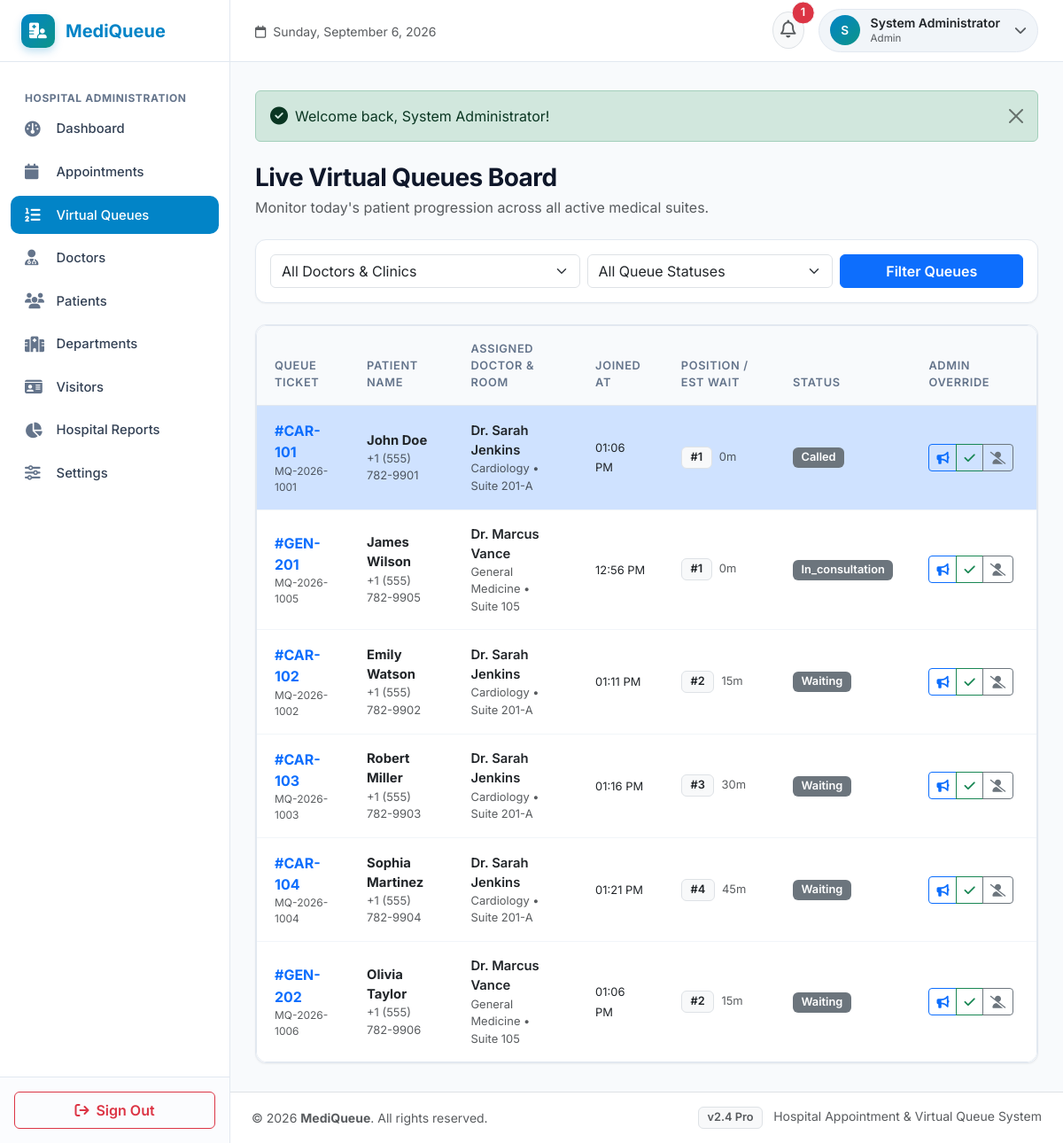
The app's page /admin/queues.php (signed in) with its own data.
### tables this page shows
CREATE TABLE `queues` (
  `id` INT AUTO_INCREMENT PRIMARY KEY,
  `appointment_id` INT NOT NULL,
  `patient_id` INT NOT NULL,
  `doctor_id` INT NOT NULL,
  `queue_number` VARCHAR(50) NOT NULL,
  `queue_position` INT NOT NULL DEFAULT 1,
  `estimated_waiting_time` INT NOT NULL DEFAULT 15,
  `status` ENUM('waiting', 'called', 'in_consultation', 'completed', 'cancelled', 'no_show') DEFAULT 'waiting',
  `joined_at` TIMESTAMP DEFAULT CURRENT_TIMESTAMP,
  `called_at` TIMESTAMP NULL DEFAULT NULL,
  `completed_at` TIMESTAMP NULL DEFAULT NULL,
  CONSTRAINT `fk_queue_appointment` FOREIGN KEY (`appointment_id`) REFERENCES `appointments` (`id`) ON DELETE CASCADE,
  CONSTRAINT `fk_queue_patient` FOREIGN KEY (`patient_id`) REFERENCES `patients` (`id`) ON DELETE CASCADE,
  CONSTRAINT `fk_queue_doctor` FOREIGN KEY (`doctor_id`) REFERENCES `doctors` (`id`) ON DELETE CASCADE,
  INDEX `idx_queue_doc_status` (`doctor_id`, `status`)
);

CREATE TABLE `appointments` (
  `id` INT AUTO_INCREMENT PRIMARY KEY,
  `patient_id` INT NOT NULL,
  `doctor_id` INT NOT NULL,
  `appointment_date` DATE NOT NULL,
  `appointment_time` TIME NOT NULL,
  `appointment_number` VARCHAR(50) NOT NULL UNIQUE,
  `status` ENUM('pending', 'confirmed', 'in_queue', 'completed', 'cancelled', 'no_show') DEFAULT 'confirmed',
  `reason` TEXT NULL,
  `created_at` TIMESTAMP DEFAULT CURRENT_TIMESTAMP,
  CONSTRAINT `fk_appoint_patient` FOREIGN KEY (`patient_id`) REFERENCES `patients` (`id`) ON DELETE CASCADE,
  CONSTRAINT `fk_appoint_doctor` FOREIGN KEY (`doctor_id`) REFERENCES `doctors` (`id`) ON DELETE CASCADE,
  INDEX `idx_doc_date_time` (`doctor_id`, `appointment_date`, `appointment_time`)
);

CREATE TABLE `users` (
  `id` INT AUTO_INCREMENT PRIMARY KEY,
  `name` VARCHAR(150) NOT NULL,
  `email` VARCHAR(150) NOT NULL UNIQUE,
  `password` VARCHAR(255) NOT NULL,
  `role` ENUM('patient', 'doctor', 'admin') NOT NULL DEFAULT 'patient',
  `phone` VARCHAR(30) NULL,
  `status` ENUM('active', 'inactive') NOT NULL DEFAULT 'active',
  `avatar` VARCHAR(255) NULL,
  `created_at` TIMESTAMP DEFAULT CURRENT_TIMESTAMP
);

CREATE TABLE `departments` (
  `id` INT AUTO_INCREMENT PRIMARY KEY,
  `department_name` VARCHAR(100) NOT NULL,
  `description` TEXT NULL,
  `icon` VARCHAR(50) DEFAULT 'fa-stethoscope',
  `created_at` TIMESTAMP DEFAULT CURRENT_TIMESTAMP
);

CREATE TABLE `doctors` (
  `id` INT AUTO_INCREMENT PRIMARY KEY,
  `user_id` INT NOT NULL,
  `department_id` INT NOT NULL,
  `specialization` VARCHAR(150) NOT NULL,
  `qualification` VARCHAR(150) NOT NULL,
  `experience_years` INT DEFAULT 5,
  `room_number` VARCHAR(50) DEFAULT 'Room 101',
  `consultation_fee` DECIMAL(10,2) DEFAULT 50.00,
  `status` ENUM('active', 'inactive') DEFAULT 'active',
  `created_at` TIMESTAMP DEFAULT CURRENT_TIMESTAMP,
  CONSTRAINT `fk_doctors_user` FOREIGN KEY (`user_id`) REFERENCES `users` (`id`) ON DELETE CASCADE,
  CONSTRAINT `fk_doctors_dept` FOREIGN KEY (`department_id`) REFERENCES `departments` (`id`) ON DELETE RESTRICT
);

### admin/queues.php (the view, shortened to what this page needs)
<?php
require_once __DIR__ . '/../includes/functions.php';
$conn = get_db_connection();
$query = "
    SELECT q.*, u.name as patient_name, u.phone as patient_phone,
           doc_u.name as doctor_name, dept.department_name, d.room_number,
           a.appointment_number, a.appointment_time
    FROM queues q
    JOIN patients p ON q.patient_id = p.id
    JOIN users u ON p.user_id = u.id
    JOIN doctors d ON q.doctor_id = d.id
    JOIN users doc_u ON d.user_id = doc_u.id
    JOIN departments dept ON d.department_id = dept.id
    JOIN appointments a ON q.appointment_id = a.id
    WHERE DATE(q.joined_at) = CURDATE()
";
$params = [];
$query .= " ORDER BY
    CASE
        WHEN q.status = 'called' THEN 1
        WHEN q.status = 'in_consultation' THEN 2
        WHEN q.status = 'waiting' THEN 3
        ELSE 4
    END,
    q.id ASC";
$stmt = $conn->prepare($query);
$stmt->execute($params);
$queues = $stmt->fetchAll();
include __DIR__ . '/../includes/header.php';
?>
<div class="d-flex flex-column flex-md-row justify-content-between align-items-md-center mb-4 gap-3">
    <div>
        <h3 class="fw-bold mb-1">Live Virtual Queues Board</h3>
        <p class="text-muted mb-0">Monitor today's patient progression across all active medical suites.</p>
    </div>
</div>
<div class="mq-card p-3 mb-4 bg-white">
    <form action="<?= BASE_URL ?>/admin/queues.php" method="GET" class="row g-2 align-items-center">
        <div class="col-md-5">
            <select name="doctor_id" class="form-select">
                <option value="0">All Doctors & Clinics</option>
            </select>
        </div>
        <div class="col-md-4">
            <select name="status" class="form-select">
                <option value="">All Queue Statuses</option>
            </select>
        </div>
        <div class="col-md-3 d-flex gap-2">
            <button type="submit" class="btn btn-primary w-100 fw-semibold">Filter Queues</button>
        </div>
    </form>
</div>
<div class="mq-card p-0 bg-white">
    <div class="mq-table-responsive">
        <table class="table mq-table align-middle">
            <thead>
                <tr>
                    <th>Queue Ticket</th>
                    <th>Patient Name</th>
                    <th>Assigned Doctor & Room</th>
                    <th>Joined At</th>
                    <th>Position / Est Wait</th>
                    <th>Status</th>
                    <th>Admin Override</th>
                </tr>
            </thead>
            <tbody>
                <?php if (empty($queues)): ?>
                    <tr>
                        <td colspan="7" class="text-center py-5 text-muted small">No active queue entries found for today.</td>
                    </tr>
                <?php else: ?>
                    <?php foreach ($queues as $q): ?>
                        <tr class="<?= $q['status'] === 'called' ? 'table-primary bg-opacity-10' : '' ?>">
                            <td>
                                <strong class="fs-6 text-primary">#<?= htmlspecialchars($q['queue_number']) ?></strong>
                                <span class="d-block text-muted" style="font-size: 0.75rem;"><?= htmlspecialchars($q['appointment_number']) ?></span>
                            </td>
                            <td>
                                <div class="fw-bold text-dark"><?= htmlspecialchars($q['patient_name']) ?></div>
                                <div class="text-muted small"><?= htmlspecialchars($q['patient_phone'] ?: 'N/A') ?></div>
                            </td>
                            <td>
                                <div class="fw-semibold text-dark"><?= htmlspecialchars($q['doctor_name']) ?></div>
                                <div class="text-muted small"><?= htmlspecialchars($q['department_name']) ?> &bull; <?= htmlspecialchars($q['room_number'] ?: 'Suite 101') ?></div>
                            </td>
                            <td>
                                <span class="small text-dark"><?= date('h:i A', strtotime($q['joined_at'])) ?></span>
                            </td>
                            <td>
                                <span class="badge bg-light text-dark border">#<?= $q['queue_position'] ?></span>
                                <span class="text-muted small ms-1"><?= $q['estimated_waiting_time'] ?>m</span>
                            </td>
                            <td>
                                <?= get_status_badge($q['status']) ?>
                            </td>
                            <td>
                                <div class="btn-group">
                                    <button type="button" class="btn btn-sm btn-outline-primary btn-admin-q" data-queue-id="<?= $q['id'] ?>" data-status="called" title="Call Now">
                                        <i class="fa-solid fa-bullhorn"></i>
                                    </button>
                                    <button type="button" class="btn btn-sm btn-outline-success btn-admin-q" data-queue-id="<?= $q['id'] ?>" data-status="completed" title="Mark Completed">
                                        <i class="fa-solid fa-check"></i>
                                    </button>
                                    <button type="button" class="btn btn-sm btn-outline-secondary btn-admin-q" data-queue-id="<?= $q['id'] ?>" data-status="no_show" title="Mark No Show">
                                        <i class="fa-solid fa-user-slash"></i>
                                    </button>
                                </div>
                            </td>
                        </tr>
                    <?php endforeach; ?>
                <?php endif; ?>
            </tbody>
        </table>
    </div>
</div>
<?php include __DIR__ . '/../includes/footer.php'; ?>

### includes/functions.php (shortened to what this page needs)
<?php
function get_status_badge($status) {
    $status = strtolower(trim((string)$status));
    return $badges[$status] ?? '<span class="badge bg-secondary">' . htmlspecialchars(ucfirst($status)) . '</span>';
}

### assets/css/style.css (style rules this page uses)
:root { --mq-primary: #0284c7; --mq-primary-dark: #0369a1; --mq-primary-light: #e0f2fe; --mq-secondary: #0d9488; --mq-secondary-light: #ccfbf1; --mq-dark: #0f172a; --mq-slate: #334155; --mq-muted: #64748b; --mq-bg: #f8fafc; --mq-card-bg: #ffffff; --mq-border: #e2e8f0; --mq-sidebar-width: 260px; --mq-header-height: 70px; --mq-font-sans: 'Inter', -apple-system, BlinkMacSystemFont, "Segoe UI", Roboto, "Helvetica Neue", Arial, sans-serif; --mq-radius: 12px; --mq-radius-lg: 16px; --mq-shadow-sm: 0 1px 2px 0 rgba(0, 0, 0, 0.05); --mq-shadow: 0 4px 6px -1px rgba(0, 0, 0, 0.06), 0 2px 4px -2px rgba(0, 0, 0, 0.04); --mq-shadow-lg: 0 10px 15px -3px rgba(0, 0, 0, 0.08), 0 4px 6px -4px rgba(0, 0, 0, 0.03); }
body { font-family: var(--mq-font-sans); background-color: var(--mq-bg); color: var(--mq-slate); min-height: 100vh; margin: 0; display: flex; flex-direction: column; }
h1, h2, h3, h4, h5, h6 { color: var(--mq-dark); font-weight: 600; letter-spacing: -0.02em; }
.mq-card { background-color: var(--mq-card-bg); border: 1px solid var(--mq-border); border-radius: var(--mq-radius); box-shadow: var(--mq-shadow-sm); padding: 1.5rem; transition: transform 0.2s ease, box-shadow 0.2s ease; position: relative; overflow: hidden; }
.mq-table-responsive { background: #ffffff; border-radius: var(--mq-radius); border: 1px solid var(--mq-border); overflow-x: auto; }
.mq-table { width: 100%; margin-bottom: 0; vertical-align: middle; }
.mq-table th { background-color: #f8fafc; color: var(--mq-muted); font-weight: 600; font-size: 0.8rem; text-transform: uppercase; letter-spacing: 0.05em; padding: 1rem 1.25rem; border-bottom: 1px solid var(--mq-border); }
.mq-table td { padding: 1rem 1.25rem; border-bottom: 1px solid #f1f5f9; color: var(--mq-slate); font-size: 0.925rem; }
.mq-table tr:last-child td { border-bottom: none; }
.badge { padding: 0.4em 0.75em; font-weight: 600; border-radius: 6px; font-size: 0.8rem; }

### records on screen
queues: queue_number "CAR-101", appointment.appointment_number "MQ-2026-1001", users.name "John Doe", users.phone "+1 (555) 782-9901", users.name "Dr. Sarah Jenkins", departments.department_name "Cardiology", doctor.room_number "Suite 201-A", joined_at "01:06 PM", queue_position "1", estimated_waiting_time "0", status "Called"
queues: queue_number "GEN-201", appointment.appointment_number "MQ-2026-1005", users.name "James Wilson", users.phone "+1 (555) 782-9905", users.name "Dr. Marcus Vance", departments.department_name "General Medicine", doctor.room_number "Suite 105", joined_at "12:56 PM", queue_position "1", estimated_waiting_time "0", status "In_consultation"
queues: queue_number "CAR-102", appointment.appointment_number "MQ-2026-1002", users.name "Emily Watson", users.phone "+1 (555) 782-9902", users.name "Dr. Sarah Jenkins", departments.department_name "Cardiology", doctor.room_number "Suite 201-A", joined_at "01:11 PM", queue_position "2", estimated_waiting_time "15", status "Waiting"
queues: queue_number "CAR-103", appointment.appointment_number "MQ-2026-1003", users.name "Robert Miller", users.phone "+1 (555) 782-9903", users.name "Dr. Sarah Jenkins", departments.department_name "Cardiology", doctor.room_number "Suite 201-A", joined_at "01:16 PM", queue_position "3", estimated_waiting_time "30", status "Waiting"
queues: queue_number "CAR-104", appointment.appointment_number "MQ-2026-1004", users.name "Sophia Martinez", users.phone "+1 (555) 782-9904", users.name "Dr. Sarah Jenkins", departments.department_name "Cardiology", doctor.room_number "Suite 201-A", joined_at "01:21 PM", queue_position "4", estimated_waiting_time "45", status "Waiting"
queues: queue_number "GEN-202", appointment.appointment_number "MQ-2026-1006", users.name "Olivia Taylor", users.phone "+1 (555) 782-9906", users.name "Dr. Marcus Vance", departments.department_name "General Medicine", doctor.room_number "Suite 105", joined_at "01:06 PM", queue_position "2", estimated_waiting_time "15", status "Waiting"

### other values on screen
APP_NAME "MediQueue"
$unreadNotifsCount "1"
substr($currentUser['name'] ?? 'U', 0, 1) "S"
$currentUser['name'] "System Administrator"
$currentUser['role'] "Admin"
$flash['message'] "Welcome back, System Administrator!"
